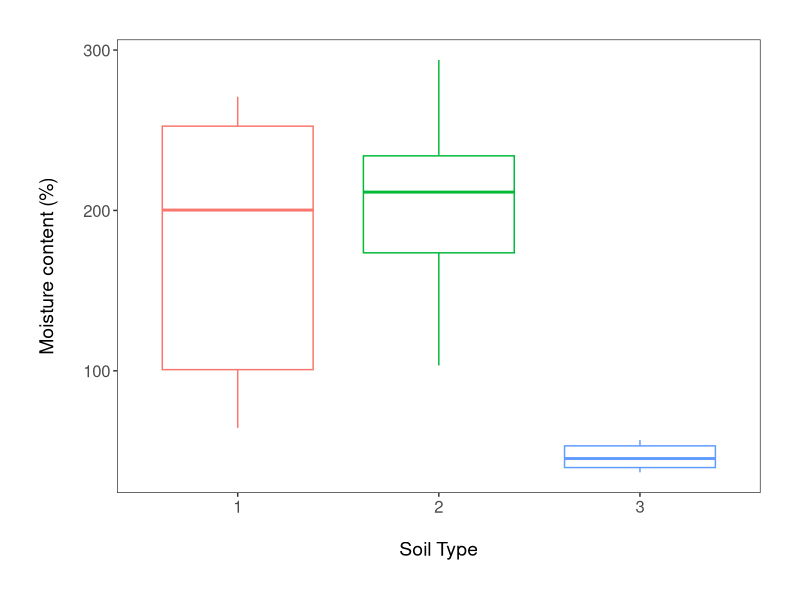
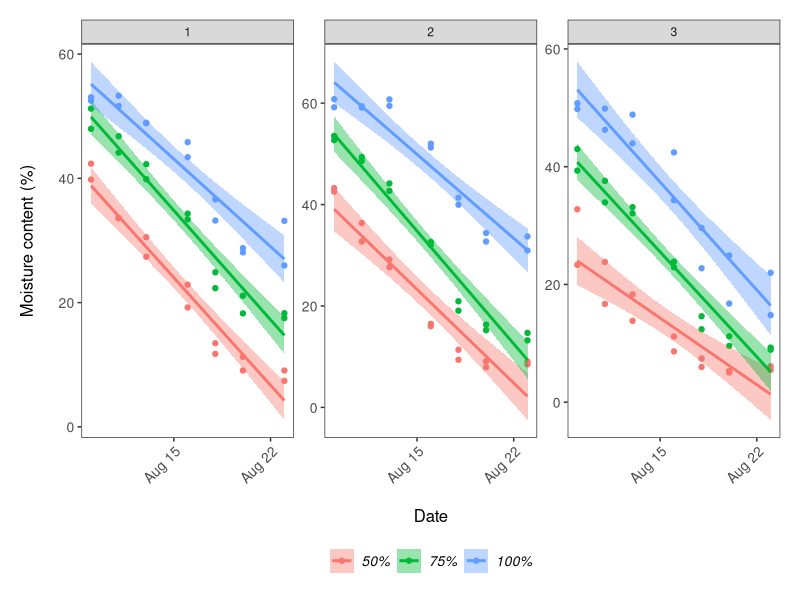
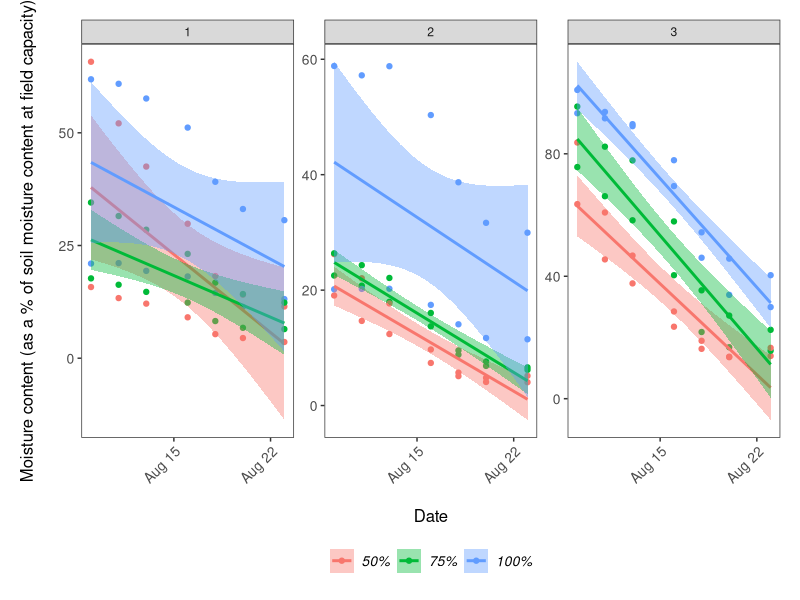
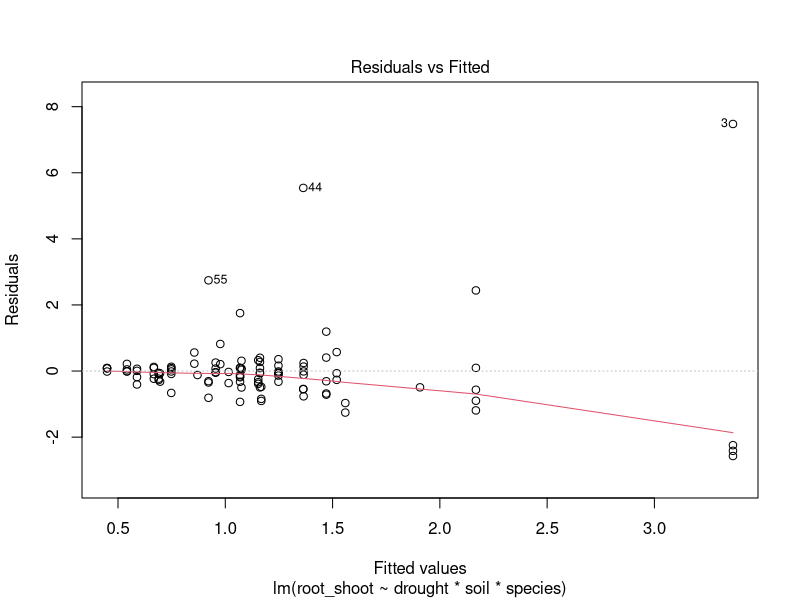
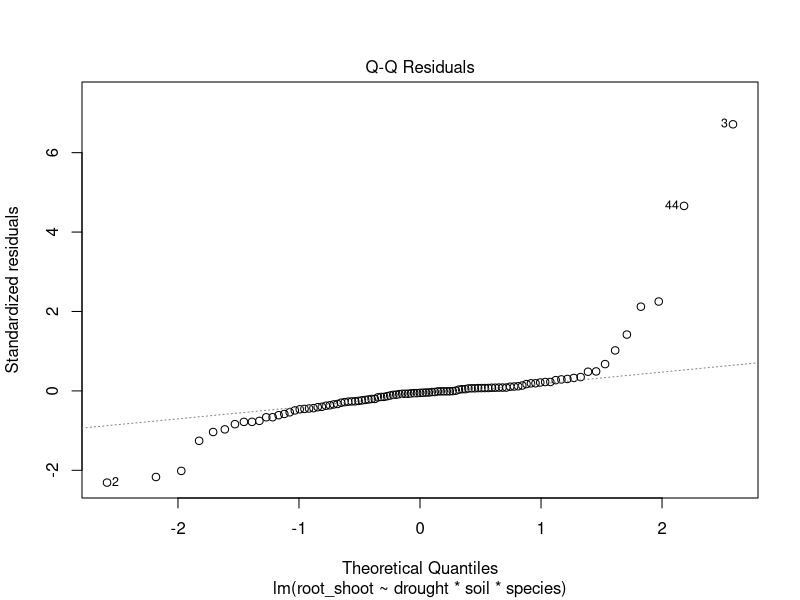
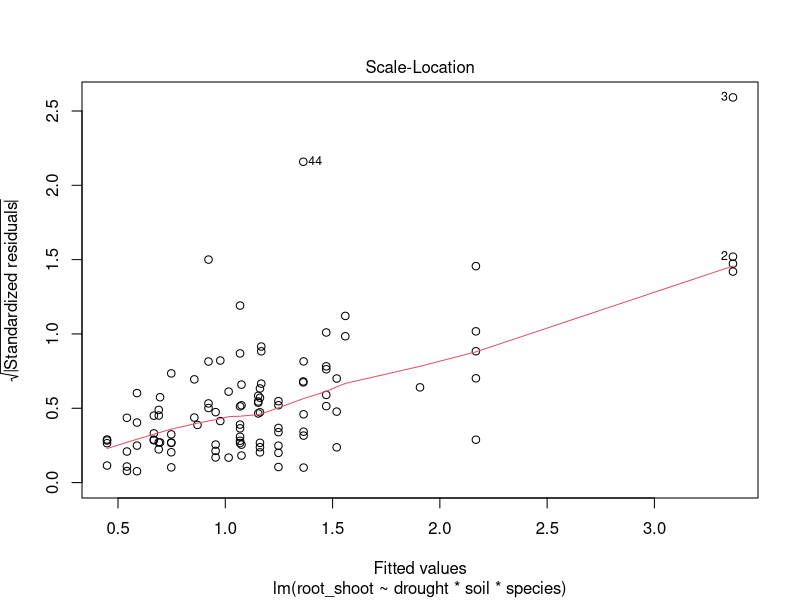
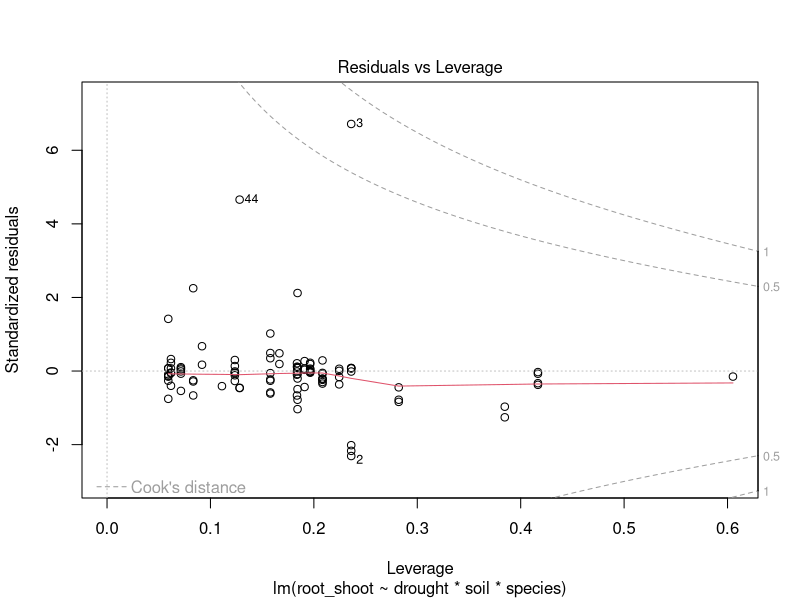
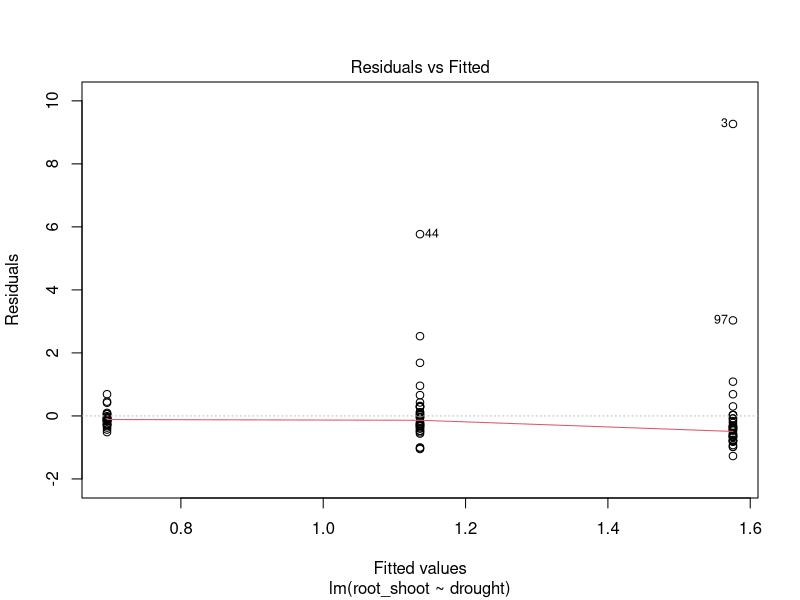

Reproduce these figures in R, in order. (Note: this script raises an error after producing the figures.)
## DISSERTATION PROJECT ##

# Libraries ----
library(tidyverse)
library(readxl)
library(vegan)

# Import datasets ----
ratio <- read_excel("root-shoot.xls")
field_capacity <- read_excel("Field_capacity_diss.xlsx")
moisture <- read_excel("moisture.xlsx")

# Data manipulation ratio dataset ----
# Rename columns and create factor levels for species, drought level and soil type #
ratio <- rename(ratio, root_shoot = "Root/Shoot", drought = Drought_level, soil = Soil_Type, species = Species)
ratio <- mutate(ratio, species = as.factor(species), drought_level = as.factor(drought), soil = as.factor(soil))

# Data manipulation field capacity dataset ----
# water content = grams of water contained in the soil per pot
# moisture = mean and sd per pot measured by probe every other day in %
field_capacity <- field_capacity %>% 
  mutate(soil_type = as_factor(soil_type), pot_number = as_factor(pot_number)) %>% 
  mutate(water_content_gr = total_fresh-total_dry) %>%  # creating a new column for amount of water in soil
  mutate(moisture_content_percent = ((total_fresh/total_dry)-1)*100)  # new column with moisture content in %

# checking for differences of soil moisture between soil types 
(soil_moisture_boxplot <- ggplot(field_capacity, aes(soil_type, moisture_content_percent)) +
    geom_boxplot(aes(color = soil_type)) +
    theme_bw() +
    ylab("Moisture content (%)\n") +                             
    xlab("\nSoil Type")  +
    theme(axis.text = element_text(size = 12),
          axis.title = element_text(size = 14, face = "plain"),                     
          panel.grid = element_blank(),       
          plot.margin = unit(c(1,1,1,1), units = , "cm"),  
          legend.position = "none"))

ggsave(soil_moisture_boxplot, file = "outputs/soil_moisture_boxplot.png", width = 12, height = 7) 

# Data manipulation for moisture measures ----
# moisture probe measures need to be plotted against time to see the progression 
# before relating them to the soil moisture content 
moisture <- moisture %>% 
  mutate(soil_type = as_factor(soil_type), pot = as_factor(pot)) %>% 
  tidyr::separate(date, c("year", "month", "day"), sep = "-", remove = FALSE) %>% 
  select(-year,-month) %>% 
  mutate(drought_level = case_when(pot == 1 ~ "50%",
                                   pot == 2 ~ "75%",
                                   pot == 3 ~ "100%",
                                   pot == 4 ~ "50%",
                                   pot == 5 ~ "75%",
                                   pot == 6 ~ "100%")) %>% 
  mutate(drought_level = as_factor(drought_level)) %>% 
  mutate(soil_type_moisture = c(field_capacity$moisture_content_percent,
                           field_capacity$moisture_content_percent,
                           field_capacity$moisture_content_percent,
                           field_capacity$moisture_content_percent,
                           field_capacity$moisture_content_percent,
                           field_capacity$moisture_content_percent,
                           field_capacity$moisture_content_percent)) %>% 
  mutate(drought_level_percent = (mean_moisture*100)/soil_type_moisture)

(moisture_time_series <- ggplot(moisture, aes(date, mean_moisture, color = drought_level)) +
    geom_point() +
    facet_wrap(~ soil_type, scales = "free_y") +
    geom_smooth(formula = y ~ x, method = "lm", aes(fill = drought_level)) + # add se = FALSE to remove error shading
    theme_bw() +
    ylab("Moisture content (%)\n") +                             
    xlab("\nDate") +
    theme(axis.text.x = element_text(size = 10, angle = 45, vjust = 1, hjust = 1),  # making the dates at a bit of an angle
          axis.text.y = element_text(size = 10),
          axis.title = element_text(size = 12, face = "plain"),                        
          panel.grid = element_blank(),  
          plot.margin = unit(c(0.5,0.5,0.5,0.5), units = , "cm"),  # Adding a margin around the plot
          legend.text = element_text(size = 10, face = "italic"),  
          legend.title = element_blank(),  # Removing the legend title 
          legend.position = "bottom")) 

# ggsave(moisture_time_series, file = "outputs/moisture_time_series.png", width = 12, height = 7) 

(field_capacity_time_series <- ggplot(moisture, aes(date, drought_level_percent, color = drought_level)) +
    geom_point() +
    facet_wrap(~ soil_type, scales = "free_y") +
    geom_smooth(formula = y ~ x, method = "lm", aes(fill = drought_level)) + # add se = FALSE to remove error shading
    theme_bw() +
    ylab("Moisture content (as a % of soil moisture content at field capacity)\n") +                             
    xlab("\nDate") +
    theme(axis.text.x = element_text(size = 10, angle = 45, vjust = 1, hjust = 1),  # making the dates at a bit of an angle
          axis.text.y = element_text(size = 10),
          axis.title = element_text(size = 12, face = "plain"),                        
          panel.grid = element_blank(),  
          plot.margin = unit(c(0.5,0.5,0.5,0.5), units = , "cm"),  # Adding a margin around the plot
          legend.text = element_text(size = 10, face = "italic"),  
          legend.title = element_blank(),  # Removing the legend title 
          legend.position = "bottom")) 

# ggsave(field_capacity_time_series, file = "outputs/field_capacity_time_series.png", width = 12, height = 7) 

# Stats ----
ratio_model <- lm(root_shoot ~ drought*soil*species, data = ratio)
summary(ratio_model)
anova(ratio_model)
plot(ratio_model)

ratio_model2 <- lm(root_shoot ~ drought, data = ratio)
summary(ratio_model2)
anova(ratio_model2)
plot(ratio_model2)

leaf_area_model <- lm(Leaf_area ~ drought*soil*species, data = ratio)
summary(leaf_area_model)
anova(leaf_area_model)
plot(leaf_area_model)

# Verification of assumptions # 
leaf_resids <- resid(leaf_area_model)
shapiro.test(leaf_resids)
bartlett.test(Leaf_area ~ drought*soil*species, data = ratio)  # doesn't work with interaction terms? 


# To see which drought level drives the significant results #
ratio_aov <- aov(root_shoot ~ drought*soil*species, data = ratio)
TukeyHSD(ratio_aov)
